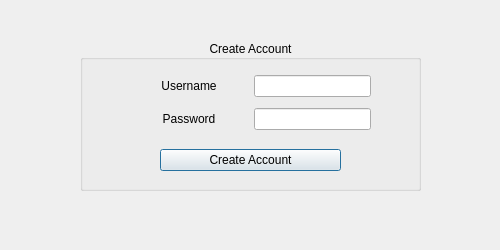
<?xml version="1.0" encoding="UTF-8"?>
<ui version="4.0">
 <class>CreateLogin</class>
 <widget class="QDialog" name="CreateLogin">
  <property name="geometry">
   <rect>
    <x>0</x>
    <y>0</y>
    <width>500</width>
    <height>250</height>
   </rect>
  </property>
  <property name="maximumSize">
   <size>
    <width>500</width>
    <height>250</height>
   </size>
  </property>
  <property name="windowTitle">
   <string>MQTT Messenger - New Account</string>
  </property>
  <widget class="QGroupBox" name="groupBox">
   <property name="geometry">
    <rect>
     <x>80</x>
     <y>40</y>
     <width>341</width>
     <height>151</height>
    </rect>
   </property>
   <property name="title">
    <string>Create Account</string>
   </property>
   <property name="alignment">
    <set>Qt::AlignCenter</set>
   </property>
   <widget class="QWidget" name="layoutWidget_2">
    <property name="geometry">
     <rect>
      <x>50</x>
      <y>30</y>
      <width>241</width>
      <height>66</height>
     </rect>
    </property>
    <layout class="QVBoxLayout" name="verticalLayout_2">
     <item>
      <layout class="QHBoxLayout" name="horizontalLayout_3">
       <item>
        <layout class="QHBoxLayout" name="horizontalLayout_5">
         <item>
          <widget class="QLabel" name="label_4">
           <property name="font">
            <font>
             <pointsize>9</pointsize>
            </font>
           </property>
           <property name="text">
            <string>Username</string>
           </property>
           <property name="alignment">
            <set>Qt::AlignCenter</set>
           </property>
          </widget>
         </item>
         <item>
          <widget class="QLineEdit" name="lineEdit_username">
           <property name="sizePolicy">
            <sizepolicy hsizetype="Preferred" vsizetype="Fixed">
             <horstretch>0</horstretch>
             <verstretch>0</verstretch>
            </sizepolicy>
           </property>
          </widget>
         </item>
        </layout>
       </item>
      </layout>
     </item>
     <item>
      <layout class="QHBoxLayout" name="horizontalLayout_4">
       <item>
        <layout class="QHBoxLayout" name="horizontalLayout_6">
         <item>
          <widget class="QLabel" name="label_5">
           <property name="font">
            <font>
             <pointsize>9</pointsize>
            </font>
           </property>
           <property name="text">
            <string>Password</string>
           </property>
           <property name="alignment">
            <set>Qt::AlignCenter</set>
           </property>
          </widget>
         </item>
         <item>
          <widget class="QLineEdit" name="lineEdit_password">
           <property name="sizePolicy">
            <sizepolicy hsizetype="Preferred" vsizetype="Fixed">
             <horstretch>0</horstretch>
             <verstretch>0</verstretch>
            </sizepolicy>
           </property>
           <property name="echoMode">
            <enum>QLineEdit::Password</enum>
           </property>
          </widget>
         </item>
        </layout>
       </item>
      </layout>
     </item>
    </layout>
   </widget>
   <widget class="QWidget" name="horizontalLayoutWidget">
    <property name="geometry">
     <rect>
      <x>80</x>
      <y>100</y>
      <width>181</width>
      <height>41</height>
     </rect>
    </property>
    <layout class="QHBoxLayout" name="horizontalLayout_7">
     <item>
      <widget class="QPushButton" name="pushButton_createAccount">
       <property name="font">
        <font>
         <pointsize>9</pointsize>
        </font>
       </property>
       <property name="text">
        <string>Create Account</string>
       </property>
      </widget>
     </item>
    </layout>
   </widget>
  </widget>
  <widget class="QLabel" name="label">
   <property name="geometry">
    <rect>
     <x>270</x>
     <y>270</y>
     <width>241</width>
     <height>41</height>
    </rect>
   </property>
   <property name="text">
    <string>Username requirements:
-Must be unique
-Must be between 5-20 characters</string>
   </property>
  </widget>
 </widget>
 <resources/>
 <connections/>
</ui>
